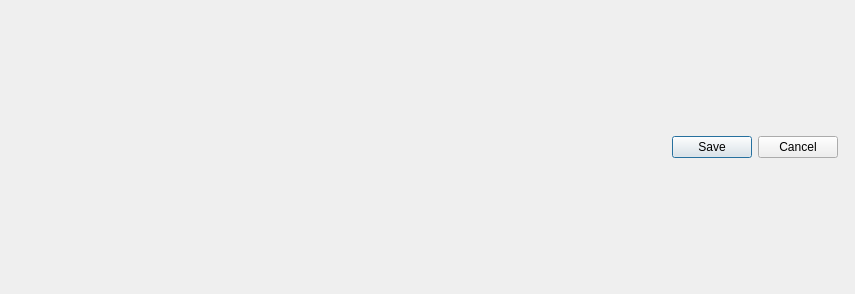
<?xml version="1.0" encoding="UTF-8"?>
<ui version="4.0">
 <class>CreateBasketDialog</class>
 <widget class="QDialog" name="CreateBasketDialog">
  <property name="geometry">
   <rect>
    <x>0</x>
    <y>0</y>
    <width>855</width>
    <height>294</height>
   </rect>
  </property>
  <property name="windowTitle">
   <string>Create Baskets</string>
  </property>
  <layout class="QGridLayout" name="gridLayout">
   <item row="2" column="0">
    <widget class="QDialogButtonBox" name="buttonBox">
     <property name="standardButtons">
      <set>QDialogButtonBox::Cancel|QDialogButtonBox::Save</set>
     </property>
    </widget>
   </item>
   <item row="0" column="0" colspan="2">
    <layout class="QVBoxLayout" name="baskets_layout"/>
   </item>
  </layout>
 </widget>
 <resources/>
 <connections/>
</ui>
